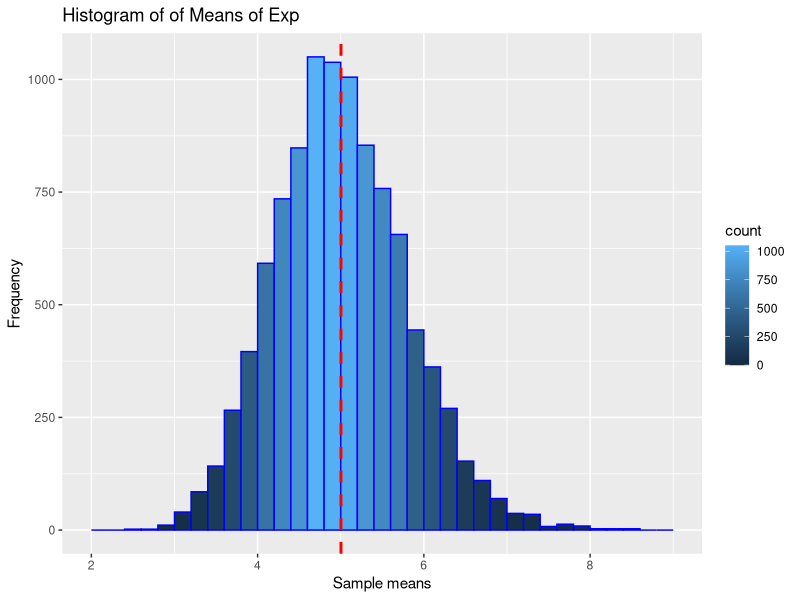
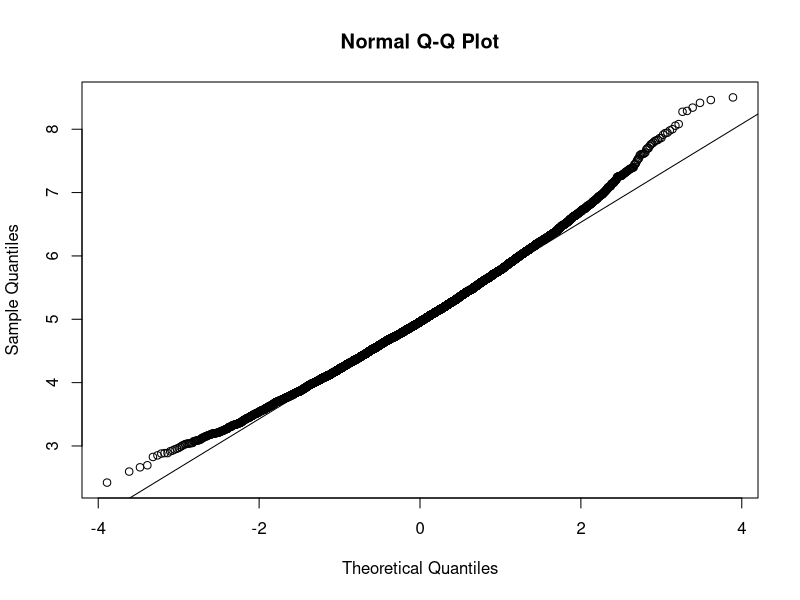

Write the R code that produced these figures, in order.
## ---- chunk 1
library(ggplot2)
## ---- chunk 2
set.seed(1)
lambda <- .2
nsims = 1e4
sample_size = 40
## ---- chunk 3

resamples <- matrix(rexp(nsims*sample_size, rate = lambda), nrow = nsims, ncol = sample_size)
## ---- chunk 4
resamplesMean <- apply(resamples, 1, mean)
## ---- chunk 5
g <- ggplot(data.frame(x = resamplesMean), aes(x=x))
g = g + geom_histogram(breaks = seq(2,9, .2), col = 'blue', aes(fill = ..count..))
g = g + geom_vline(xintercept = mean(resamplesMean), size = 1, linetype = 'dashed', col = 'red')
g = g+ labs(title = 'Histogram of of Means of Exp', x = 'Sample means', y = 'Frequency')
print(g)
## ---- chunk 6
c(mean(resamplesMean), 1/lambda)
## ---- chunk 7
c(var(resamplesMean), ((1/lambda)^2)/sample_size)
## ---- chunk 8
qqnorm(resamplesMean)
qqline(resamplesMean)
## ---- chunk 9
samp_ci <- mean(resamplesMean) + c(-1,1)*1.96*sqrt(var(resamplesMean)/sample_size)
theor_ci <- 1/lambda+ c(-1,1)*1.96*sqrt(( ((1/lambda) ^2) /sample_size)/sample_size)

rbind(samp_ci, theor_ci)
